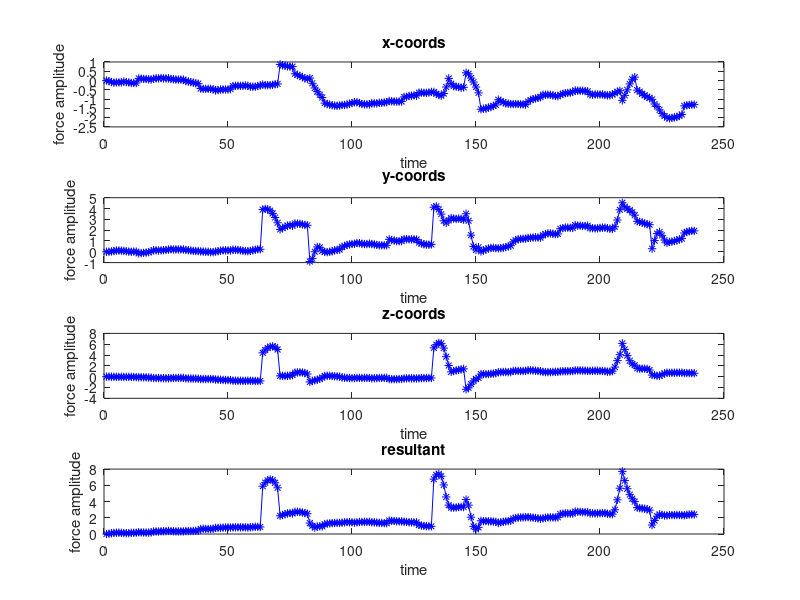

Write the MATLAB code that produced this figure.
% optoforce_data_reconstruct
% please do not use the MATLAB built-in findpeaks
close all;
clear;
clc;

%optoforce_raw_coords_737875.2263681019.mat  valid: [1, 238]
%optoforce_raw_coords_737875.2270650695.mat  valid: [1, 272]

load('optoforce_raw_coords_737875.2263681019.mat', 'x_t', 'y_t', 'z_t');
valid = 1:238;
%load('optoforce_raw_coords_737875.2270650695.mat', 'x_t', 'y_t', 'z_t');
%valid = 1:272;
x_t = x_t(valid);
y_t = y_t(valid);
z_t = z_t(valid);
res_t = sqrt(x_t.^2+y_t.^2+z_t.^2);

figure;
subplot(4, 1, 1);
plot(x_t, 'b*-'); title('x-coords'); xlabel('time'); ylabel('force amplitude');
subplot(4, 1, 2);
plot(y_t, 'b*-'); title('y-coords'); xlabel('time'); ylabel('force amplitude');
subplot(4, 1, 3);
plot(z_t, 'b*-'); title('z-coords'); xlabel('time'); ylabel('force amplitude');
subplot(4, 1, 4);
plot(res_t, 'b*-'); title('resultant'); xlabel('time'); ylabel('force amplitude');

% here you can continue with your bump-detection code:

